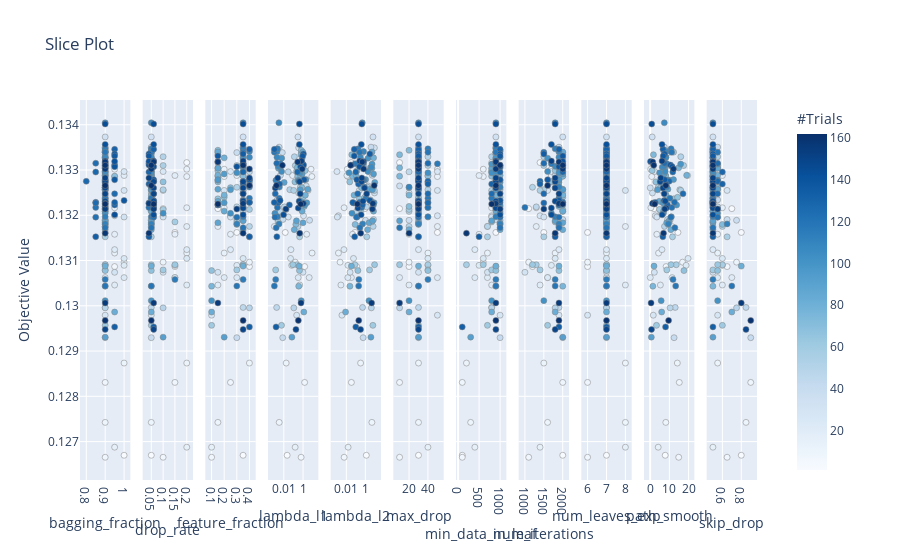

The cell this chart's notebook holds for it:
### Code cell
plot_slice(study)

### Figure 1 — Plotly figure (JSON) as saved in the notebook; plotly's stock layout.template omitted (floating-point values rounded to 4 significant figures; data arrays with more than 128 entries replaced by an {"elided": "..."} marker saying what was removed)
{"data": [{"marker": {"color": {"elided": "160 int values"}, "colorbar": {"title": {"text": "#Trials"}, "x": 1, "xpad": 40, "y": 0.5}, "colorscale": [[0, "rgb(247,251,255)"], [0.125, "rgb(222,235,247)"], [0.25, "rgb(198,219,239)"], [0.375, "rgb(158,202,225)"], [0.5, "rgb(107,174,214)"], [0.625, "rgb(66,146,198)"], [0.75, "rgb(33,113,181)"], [0.875, "rgb(8,81,156)"], [1, "rgb(8,48,107)"]], "line": {"color": "Grey", "width": 0.5}, "showscale": true}, "mode": "markers", "showlegend": false, "type": "scatter", "x": {"elided": "160 float values"}, "xaxis": "x", "y": {"elided": "160 float values"}, "yaxis": "y"}, {"marker": {"color": {"elided": "160 int values"}, "colorbar": {"title": {"text": "#Trials"}, "x": 1, "xpad": 40}, "colorscale": [[0, "rgb(247,251,255)"], [0.125, "rgb(222,235,247)"], [0.25, "rgb(198,219,239)"], [0.375, "rgb(158,202,225)"], [0.5, "rgb(107,174,214)"], [0.625, "rgb(66,146,198)"], [0.75, "rgb(33,113,181)"], [0.875, "rgb(8,81,156)"], [1, "rgb(8,48,107)"]], "line": {"color": "Grey", "width": 0.5}, "showscale": false}, "mode": "markers", "showlegend": false, "type": "scatter", "x": {"elided": "160 float values"}, "xaxis": "x2", "y": {"elided": "160 float values"}, "yaxis": "y2"}, {"marker": {"color": {"elided": "160 int values"}, "colorbar": {"title": {"text": "#Trials"}, "x": 1, "xpad": 40}, "colorscale": [[0, "rgb(247,251,255)"], [0.125, "rgb(222,235,247)"], [0.25, "rgb(198,219,239)"], [0.375, "rgb(158,202,225)"], [0.5, "rgb(107,174,214)"], [0.625, "rgb(66,146,198)"], [0.75, "rgb(33,113,181)"], [0.875, "rgb(8,81,156)"], [1, "rgb(8,48,107)"]], "line": {"color": "Grey", "width": 0.5}, "showscale": false}, "mode": "markers", "showlegend": false, "type": "scatter", "x": {"elided": "160 float values"}, "xaxis": "x3", "y": {"elided": "160 float values"}, "yaxis": "y3"}, {"marker": {"color": {"elided": "160 int values"}, "colorbar": {"title": {"text": "#Trials"}, "x": 1, "xpad": 40}, "colorscale": [[0, "rgb(247,251,255)"], [0.125, "rgb(222,235,247)"], [0.25, "rgb(198,219,239)"], [0.375, "rgb(158,202,225)"], [0.5, "rgb(107,174,214)"], [0.625, "rgb(66,146,198)"], [0.75, "rgb(33,113,181)"], [0.875, "rgb(8,81,156)"], [1, "rgb(8,48,107)"]], "line": {"color": "Grey", "width": 0.5}, "showscale": false}, "mode": "markers", "showlegend": false, "type": "scatter", "x": {"elided": "160 float values"}, "xaxis": "x4", "y": {"elided": "160 float values"}, "yaxis": "y4"}, {"marker": {"color": {"elided": "160 int values"}, "colorbar": {"title": {"text": "#Trials"}, "x": 1, "xpad": 40}, "colorscale": [[0, "rgb(247,251,255)"], [0.125, "rgb(222,235,247)"], [0.25, "rgb(198,219,239)"], [0.375, "rgb(158,202,225)"], [0.5, "rgb(107,174,214)"], [0.625, "rgb(66,146,198)"], [0.75, "rgb(33,113,181)"], [0.875, "rgb(8,81,156)"], [1, "rgb(8,48,107)"]], "line": {"color": "Grey", "width": 0.5}, "showscale": false}, "mode": "markers", "showlegend": false, "type": "scatter", "x": {"elided": "160 float values"}, "xaxis": "x5", "y": {"elided": "160 float values"}, "yaxis": "y5"}, {"marker": {"color": {"elided": "160 int values"}, "colorbar": {"title": {"text": "#Trials"}, "x": 1, "xpad": 40}, "colorscale": [[0, "rgb(247,251,255)"], [0.125, "rgb(222,235,247)"], [0.25, "rgb(198,219,239)"], [0.375, "rgb(158,202,225)"], [0.5, "rgb(107,174,214)"], [0.625, "rgb(66,146,198)"], [0.75, "rgb(33,113,181)"], [0.875, "rgb(8,81,156)"], [1, "rgb(8,48,107)"]], "line": {"color": "Grey", "width": 0.5}, "showscale": false}, "mode": "markers", "showlegend": false, "type": "scatter", "x": {"elided": "160 int values"}, "xaxis": "x6", "y": {"elided": "160 float values"}, "yaxis": "y6"}, {"marker": {"color": {"elided": "160 int values"}, "colorbar": {"title": {"text": "#Trials"}, "x": 1, "xpad": 40}, "colorscale": [[0, "rgb(247,251,255)"], [0.125, "rgb(222,235,247)"], [0.25, "rgb(198,219,239)"], [0.375, "rgb(158,202,225)"], [0.5, "rgb(107,174,214)"], [0.625, "rgb(66,146,198)"], [0.75, "rgb(33,113,181)"], [0.875, "rgb(8,81,156)"], [1, "rgb(8,48,107)"]], "line": {"color": "Grey", "width": 0.5}, "showscale": false}, "mode": "markers", "showlegend": false, "type": "scatter", "x": {"elided": "160 int values"}, "xaxis": "x7", "y": {"elided": "160 float values"}, "yaxis": "y7"}, {"marker": {"color": {"elided": "160 int values"}, "colorbar": {"title": {"text": "#Trials"}, "x": 1, "xpad": 40}, "colorscale": [[0, "rgb(247,251,255)"], [0.125, "rgb(222,235,247)"], [0.25, "rgb(198,219,239)"], [0.375, "rgb(158,202,225)"], [0.5, "rgb(107,174,214)"], [0.625, "rgb(66,146,198)"], [0.75, "rgb(33,113,181)"], [0.875, "rgb(8,81,156)"], [1, "rgb(8,48,107)"]], "line": {"color": "Grey", "width": 0.5}, "showscale": false}, "mode": "markers", "showlegend": false, "type": "scatter", "x": {"elided": "160 int values"}, "xaxis": "x8", "y": {"elided": "160 float values"}, "yaxis": "y8"}, {"marker": {"color": {"elided": "160 int values"}, "colorbar": {"title": {"text": "#Trials"}, "x": 1, "xpad": 40}, "colorscale": [[0, "rgb(247,251,255)"], [0.125, "rgb(222,235,247)"], [0.25, "rgb(198,219,239)"], [0.375, "rgb(158,202,225)"], [0.5, "rgb(107,174,214)"], [0.625, "rgb(66,146,198)"], [0.75, "rgb(33,113,181)"], [0.875, "rgb(8,81,156)"], [1, "rgb(8,48,107)"]], "line": {"color": "Grey", "width": 0.5}, "showscale": false}, "mode": "markers", "showlegend": false, "type": "scatter", "x": {"elided": "160 int values"}, "xaxis": "x9", "y": {"elided": "160 float values"}, "yaxis": "y9"}, {"marker": {"color": {"elided": "160 int values"}, "colorbar": {"title": {"text": "#Trials"}, "x": 1, "xpad": 40}, "colorscale": [[0, "rgb(247,251,255)"], [0.125, "rgb(222,235,247)"], [0.25, "rgb(198,219,239)"], [0.375, "rgb(158,202,225)"], [0.5, "rgb(107,174,214)"], [0.625, "rgb(66,146,198)"], [0.75, "rgb(33,113,181)"], [0.875, "rgb(8,81,156)"], [1, "rgb(8,48,107)"]], "line": {"color": "Grey", "width": 0.5}, "showscale": false}, "mode": "markers", "showlegend": false, "type": "scatter", "x": {"elided": "160 float values"}, "xaxis": "x10", "y": {"elided": "160 float values"}, "yaxis": "y10"}, {"marker": {"color": {"elided": "160 int values"}, "colorbar": {"title": {"text": "#Trials"}, "x": 1, "xpad": 40}, "colorscale": [[0, "rgb(247,251,255)"], [0.125, "rgb(222,235,247)"], [0.25, "rgb(198,219,239)"], [0.375, "rgb(158,202,225)"], [0.5, "rgb(107,174,214)"], [0.625, "rgb(66,146,198)"], [0.75, "rgb(33,113,181)"], [0.875, "rgb(8,81,156)"], [1, "rgb(8,48,107)"]], "line": {"color": "Grey", "width": 0.5}, "showscale": false}, "mode": "markers", "showlegend": false, "type": "scatter", "x": {"elided": "160 float values"}, "xaxis": "x11", "y": {"elided": "160 float values"}, "yaxis": "y11"}], "layout": {"autosize": true, "title": {"text": "Slice Plot"}, "xaxis": {"anchor": "y", "autorange": true, "domain": [0, 0.07438], "range": [0.7705, 1.03], "title": {"text": "bagging_fraction"}, "type": "linear"}, "xaxis10": {"anchor": "y10", "autorange": true, "domain": [0.8331, 0.9074], "range": [-2.834, 22.62], "title": {"text": "path_smooth"}, "type": "linear"}, "xaxis11": {"anchor": "y11", "autorange": true, "domain": [0.9256, 1.0], "range": [0.4409, 0.9591], "title": {"text": "skip_drop"}, "type": "linear"}, "xaxis2": {"anchor": "y2", "autorange": true, "domain": [0.09256, 0.1669], "range": [0.01638, 0.2236], "title": {"text": "drop_rate"}, "type": "linear"}, "xaxis3": {"anchor": "y3", "autorange": true, "domain": [0.1851, 0.2595], "range": [0.05571, 0.4443], "title": {"text": "feature_fraction"}, "type": "linear"}, "xaxis4": {"anchor": "y4", "autorange": true, "domain": [0.2777, 0.3521], "range": [-3.578, 1.523], "title": {"text": "lambda_l1"}, "type": "log"}, "xaxis5": {"anchor": "y5", "autorange": true, "domain": [0.3702, 0.4446], "range": [-3.581, 1.582], "title": {"text": "lambda_l2"}, "type": "log"}, "xaxis6": {"anchor": "y6", "autorange": true, "domain": [0.4628, 0.5372], "range": [4.095, 55.91], "title": {"text": "max_drop"}, "type": "linear"}, "xaxis7": {"anchor": "y7", "autorange": true, "domain": [0.5554, 0.6298], "range": [-32.87, 1133.0], "title": {"text": "min_data_in_leaf"}, "type": "linear"}, "xaxis8": {"anchor": "y8", "autorange": true, "domain": [0.6479, 0.7223], "range": [852.4, 2148.0], "title": {"text": "num_iterations"}, "type": "linear"}, "xaxis9": {"anchor": "y9", "autorange": true, "domain": [0.7405, 0.8149], "range": [5.705, 8.295], "title": {"text": "num_leaves_exp"}, "type": "linear"}, "yaxis": {"anchor": "x", "autorange": true, "domain": [0, 1], "range": [0.126, 0.1347], "title": {"text": "Objective Value"}, "type": "linear"}, "yaxis10": {"anchor": "x10", "autorange": true, "domain": [0, 1], "matches": "y", "range": [0.126, 0.1347], "showticklabels": false, "type": "linear"}, "yaxis11": {"anchor": "x11", "autorange": true, "domain": [0, 1], "matches": "y", "range": [0.126, 0.1347], "showticklabels": false, "type": "linear"}, "yaxis2": {"anchor": "x2", "autorange": true, "domain": [0, 1], "matches": "y", "range": [0.126, 0.1347], "showticklabels": false, "type": "linear"}, "yaxis3": {"anchor": "x3", "autorange": true, "domain": [0, 1], "matches": "y", "range": [0.126, 0.1347], "showticklabels": false, "type": "linear"}, "yaxis4": {"anchor": "x4", "autorange": true, "domain": [0, 1], "matches": "y", "range": [0.126, 0.1347], "showticklabels": false, "type": "linear"}, "yaxis5": {"anchor": "x5", "autorange": true, "domain": [0, 1], "matches": "y", "range": [0.126, 0.1347], "showticklabels": false, "type": "linear"}, "yaxis6": {"anchor": "x6", "autorange": true, "domain": [0, 1], "matches": "y", "range": [0.126, 0.1347], "showticklabels": false, "type": "linear"}, "yaxis7": {"anchor": "x7", "autorange": true, "domain": [0, 1], "matches": "y", "range": [0.126, 0.1347], "showticklabels": false, "type": "linear"}, "yaxis8": {"anchor": "x8", "autorange": true, "domain": [0, 1], "matches": "y", "range": [0.126, 0.1347], "showticklabels": false, "type": "linear"}, "yaxis9": {"anchor": "x9", "autorange": true, "domain": [0, 1], "matches": "y", "range": [0.126, 0.1347], "showticklabels": false, "type": "linear"}}}
